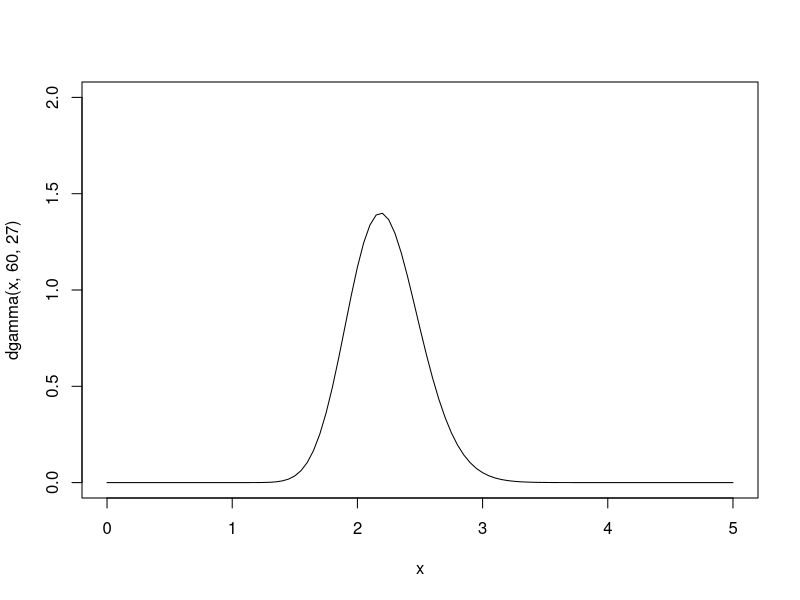

Generate this figure with R:
# Copyright 2021 Province of British Columbia
#
# Licensed under the Apache License, Version 2.0 (the "License");
# you may not use this file except in compliance with the License.
# You may obtain a copy of the License at
#
# http://www.apache.org/licenses/LICENSE-2.0
#
# Unless required by applicable law or agreed to in writing, software distributed under the License is distributed on an "AS IS" BASIS,
# WITHOUT WARRANTIES OR CONDITIONS OF ANY KIND, either express or implied.
# See the License for the specific language governing permissions and limitations under the License.

#############################################################
# 00_SC_Informed Sigma.R
# adapated from Chandler & Royle 2013 (appendix)
# created by Joanna Burgar, 08-May-2018
# updated by Joanna Burgar, 04-Aug-2021 for Leroy Gonzales (streamlined)
# script for estimating calculating vaguely informed priors
#############################################################

#########################################################################
# Informative sigma priors (from Chandler & Royle)

###--- home range and call attentuation to sigma prior
# home range size in ha
# detection range in metres

# for martens in sub-boreal spruce biogeoclimatic zone
# Lofroth's 1993 MSc thesis, telemetry data suggested
# adult male marten home range mean size = 5.52 km2, range 2.95-8.53 km2
# adult female marten home range mean size = 4.55 km2m range 1.25-10.05 km2

sigma_prior <- function (hrsize = hrszie, detect_min = detect_min, detect_max = detect_max){
  hrlength <- sqrt(hrsize/pi*10000)

  hr_detect_min_area <- (hrlength+detect_min)^2*pi / 10000 # 65.62 ha, and
  hr_detect_max_area <- (hrlength+detect_max)^2*pi / 10000 # 135.61 ha

  # Following Royle et. al (2011), and assuming a
  # chi-squared distribution with 2 degrees of freedom,
  # the range of sigma is given by

  sigma_lower <- sqrt(hr_detect_min_area*10000/pi)/sqrt(5.99)   # 187 m
  sigma_upper <- sqrt(hr_detect_max_area*10000/pi)/sqrt(5.99)  # 268 m

  # Assuming a grid spacing of 1 unit = 100 m, aim to have a prior with most
  # of the density between:

  pd_lower <- sigma_lower/100
  pd_upper <- sigma_upper/100

  return(list(pd_lower, pd_upper))
}


###---
# now use the output to determine the range of dgamma by adjusting the last shape and scale
# one example, for a home range of 40 ha with a call detection range between 100-300 m
# hrsize <- 10
# detect_min <- 100
# detect_max <- 300

# two example, for a home range of 10 ha no detection range
# hrsize <- 10
# detect_min <- 0
# detect_max <- 0

sigma_prior(hrsize = 10, detect_min = 0, detect_max = 0)
# [1] 0.7289734
# so in this example, want the density of the simga prior at 0.7289734 so a peak ~0.7
# for a SC or SCR model, we want 2*sigma spacing of cameras or 0.7*2 = 1.46
# assuming a grid spacing of 100 m we want cameras spaced 1.46 units or ~ 146 m

qgamma(c(0.001,0.5,0.999),60,27) #  1.439910 2.209889 3.215138 - tight home ranges centred on 40
curve(dgamma(x,60,27), col='black',xlim=c(0,5), ylim=c(0,2))

